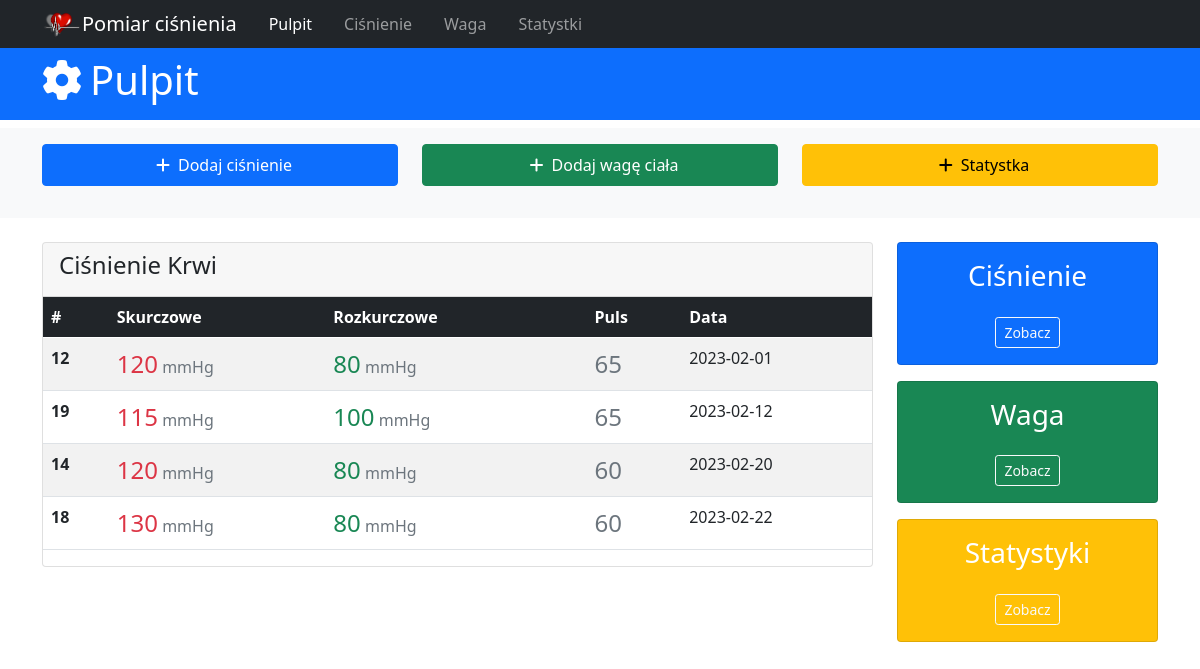
Before: / with the older database file.
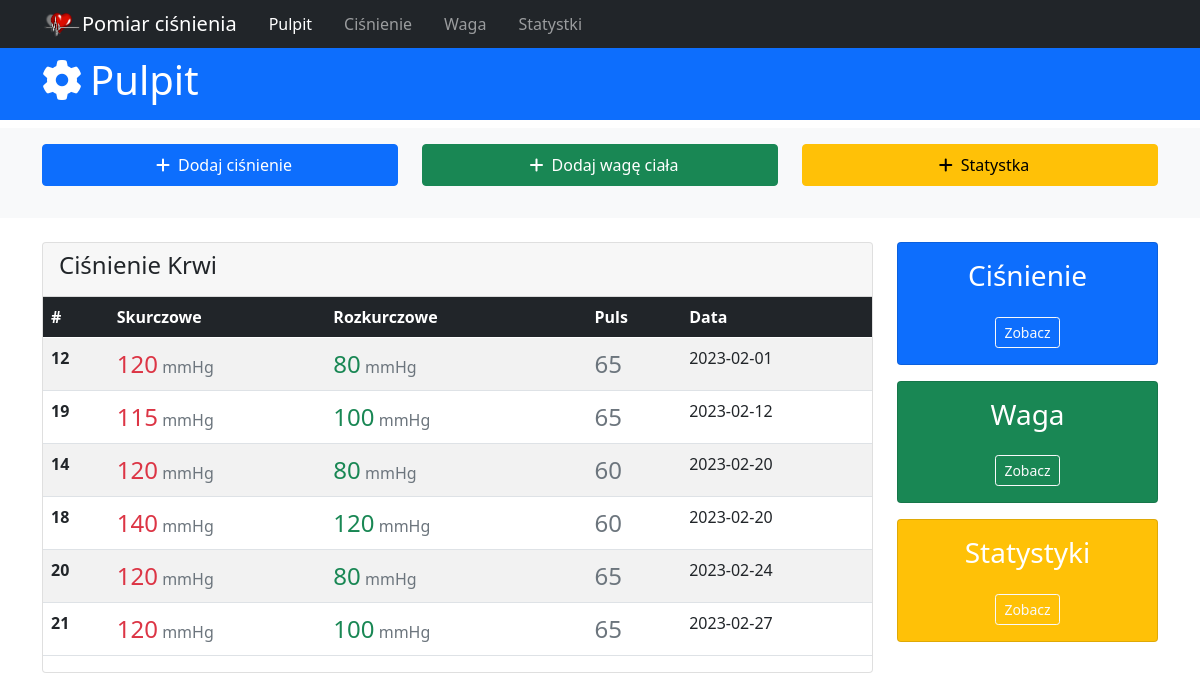
After: the same page with the newer database file.
### tables this page shows
CREATE TABLE blood_pressure(id integer primary key autoincrement, upper_pressure int, down_pressure int, pressure int, date_of_pressure date not null default(date()), description text, time_of_day VARCHAR(10));

### app.py (the view)
@app.route('/')
def index():
  db = get_db()
  sql_command = 'select id, upper_pressure, down_pressure, pressure, date_of_pressure from blood_pressure order by date_of_pressure;'
  cur = db.execute(sql_command)
  bloods = cur.fetchall()
  return render_template('index.html', active_menu='home', bloods=bloods)

### app.py (called while the page is built)
def get_db():
  if not hasattr(g, 'sqlite_db'):
    conn = sqlite3.connect(app_info['db_file'])
    conn.row_factory = sqlite3.Row
    g.sqlite_db = conn
  return g.sqlite_db

### templates/index.html (shortened to what this page needs)
{% extends 'base.html' %} {% block content %}
<header>
  <div id="main-header" class="py-2 bg-primary text-white">
    <div class="container">
      <div class="row">
        <div class="col-md-6">
          <h1><i class="fas fa-cog pe-2"></i>Pulpit</h1>
        </div>
      </div>
    </div>
  </div>
</header>
{{super()}}
<section id="main-window">
  <div class="container">
    <div class="row">
      <div class="col-md-9">
        <div class="card">
          <div class="card-header">
            <h4>Ciśnienie Krwi</h4>
          </div>
          <table class="table table-striped">
            <thead class="table-dark">
              <tr>
                <th scope="col">#</th>
                <th scope="col">Skurczowe</th>
                <th scope="col">Rozkurczowe</th>
                <th scope="col"></th>
                <th scope="col">Puls</th>
                <th scope="col">Data</th>
              </tr>
            </thead>
            <tbody>
              {% for blood in bloods %}
              <tr>
                <th scope="row">{{blood.id}}</th>
                <td>
                  <span class="fs-4 text-danger">{{blood.upper_pressure}}</span>
                  <span class="text-muted">mmHg</span>
                </td>
                <td>
                  <span class="fs-4 text-success">{{blood.down_pressure}}</span>
                  <span class="text-muted">mmHg</span>
                </td>
                <td scope="row">
                </td>
                <td class="fs-4 text-secondary">{{blood.pressure}}</td>
                <td>{{blood.date_of_pressure}}</td>
              </tr>
              {% endfor %}
            </tbody>
          </table>
        </div>
      </div>
      <div class="col md-3">
        <div class="card bg-primary text-center text-white mb-3">
          <div class="card-body">
            <h3>Ciśnienie</h3>
            <a
              href="{{url_for('pressure_history')}}"
              class="btn btn-outline-light btn-sm mt-3"
              >Zobacz</a
            >
          </div>
        </div>
        <div class="card bg-success text-center text-white mb-3">
          <div class="card-body">
            <h3>Waga</h3>
            <a
              href="{{url_for('weight_history')}}"
              class="btn btn-outline-light btn-sm mt-3"
              >Zobacz</a
            >
          </div>
        </div>
        <div class="card bg-warning text-center text-white">
          <div class="card-body">
            <h3>Statystyki</h3>
            <a href="#" class="btn btn-outline-light btn-sm mt-3">Zobacz</a>
          </div>
        </div>
      </div>
    </div>
  </div>
</section>
{% endblock %}

### templates/base.html (shortened to what this page needs)
<!DOCTYPE html>
<html lang="pl">
  <head>
    <link
      href="https://cdn.jsdelivr.net/npm/bootstrap@5.0.2/dist/css/bootstrap.min.css"
      rel="stylesheet"
    />
    <link rel="stylesheet" href="{{url_for('static', filename='style.css')}}" />
  </head>
  <body>
    {% include 'menu.html' %} {% block content %}
    <div class="section py-3 bg-light mb-4 mt-2" id="actions">
      <div class="container">
        <div class="row">
          <div class="col-md-4 mb-3">
            <a
              href="#"
              class="btn btn-primary w-100 py-2"
              data-bs-toggle="modal"
              data-bs-target="#addHeartModal"
            >
              <i class="fas fa-plus px-2"></i>Dodaj ciśnienie
            </a>
          </div>
          <div class="col-md-4 mb-3">
            <a
              href="#"
              class="btn btn-success w-100 py-2"
              data-bs-toggle="modal"
              data-bs-target="#addWeightModal"
            >
              <i class="fas fa-plus px-2"></i>Dodaj wagę ciała
            </a>
          </div>
          <div class="col-md-4">
            <a
              href="#"
              class="btn btn-warning w-100 py-2"
              data-bs-toggle="modal"
              data-bs-target="#staticBackdrop"
            >
              <i class="fas fa-plus px-2"></i>Statystka
            </a>
          </div>
        </div>
      </div>
    </div>
    {% endblock %}
  </body>
</html>

### templates/menu.html (shortened to what this page needs)
<nav class="navbar navbar-expand-sm navbar-dark bg-dark p-1">
  <div class="container">
    <a class="navbar-brand" href="{{url_for('index')}}"
      ><img src="{{url_for('static', filename='heart_sm.png')}}" alt="" />Pomiar
      ciśnienia</a
    >
    <div class="collapse navbar-collapse" id="navbarNav">
      <ul class="navbar-nav">
        <li class="nav-item px-2">
          <a
            class="nav-link {{'active' if active_menu=='home'}}"
            aria-current="page"
            href="{{url_for('index')}}"
            >Pulpit</a
          >
        </li>
        <li class="nav-item px-2">
          <a
            class="nav-link {{'active' if active_menu=='pressure_history'}}"
            href="{{url_for('pressure_history')}}"
            >Ciśnienie</a
          >
        </li>
        <li class="nav-item px-2">
          <a
            class="nav-link {{'active' if active_menu=='weight_history'}}"
            href="{{url_for('weight_history')}}"
            >Waga</a
          >
        </li>
        <li class="nav-item px-2">
          <a href="#" class="nav-link">Statystki</a>
        </li>
      </ul>
    </div>
  </div>
</nav>

### static/style.css (style rules this page uses)
.container { max-width: 1140px; }

Changed rows visible on the page:
changed blood_pressure id 18: upper_pressure "130" → "140"; down_pressure "80" → "120"; date_of_pressure "2023-02-22" → "2023-02-20"
added blood_pressure: id "20", upper_pressure "120", down_pressure "80", pressure "65", date_of_pressure "2023-02-24"
added blood_pressure: id "21", upper_pressure "120", down_pressure "100", pressure "65", date_of_pressure "2023-02-27"
